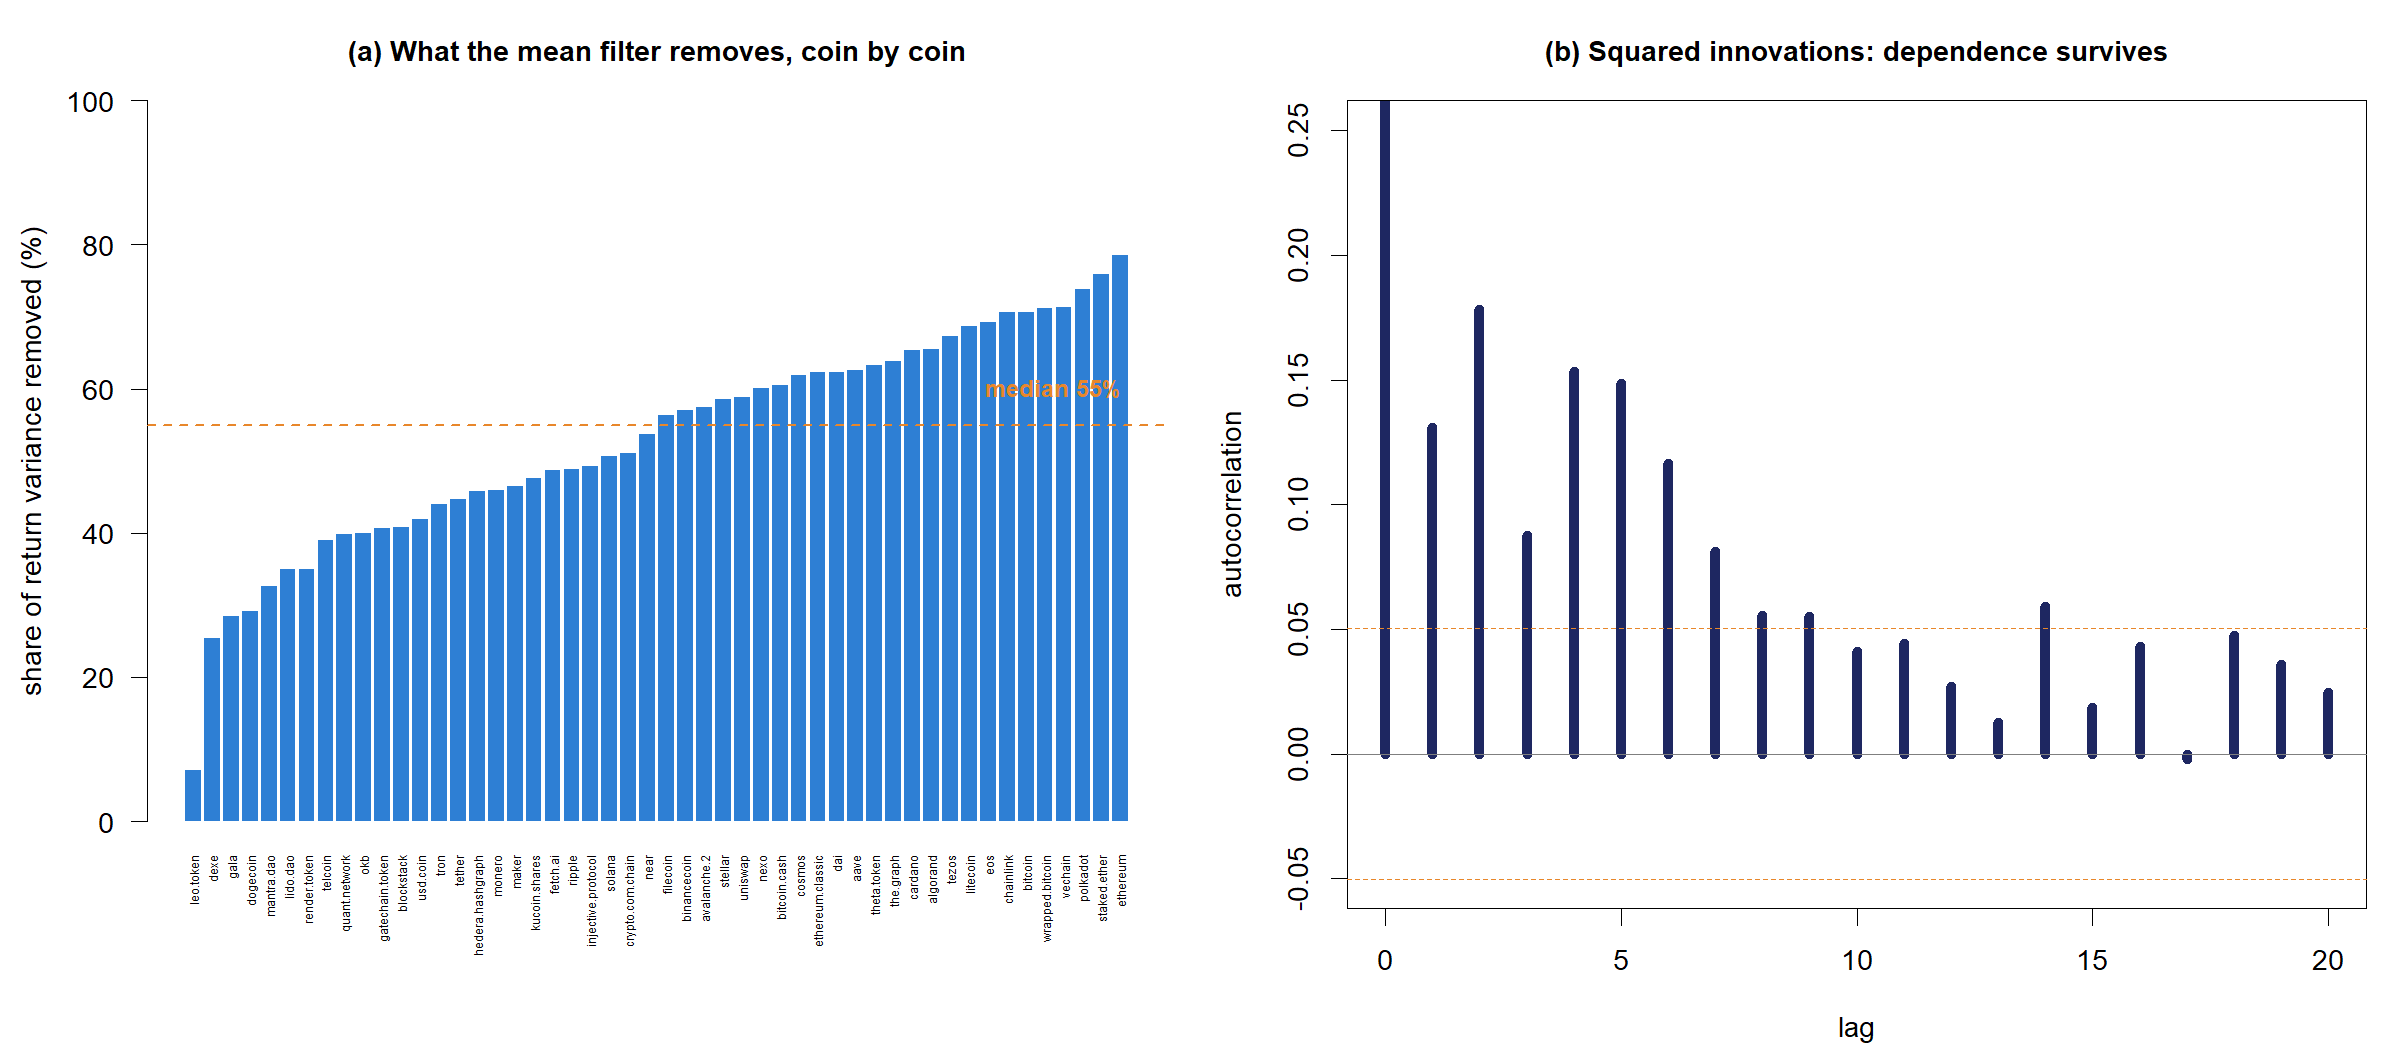

This figure's R source:
# ------------------------------------------------------------------------------
# NARCH_meanfilter
#
# Stage 1 of the two-stage pipeline: the spatiotemporal ARMA mean filter.
#
# Why this stage exists at all is the point worth understanding, because it is the
# methodological contribution of the paper and it is easy to skip when reading.
#
# The neighbourhood matrix W is built from the correlation of returns, in
# NARCH_weights. Suppose we now fitted a spatial volatility model directly to raw
# returns. The spatial parameter would pick up the fact that the coins move
# together, which is precisely what we inserted into W by hand. The estimate would
# be large and would mean nothing. The argument is circular.
#
# Stage 1 breaks the circle. For each coin separately, it removes everything in the
# return that was predictable: the coin's own ARMA dynamics, and the contemporaneous
# and lagged neighbour averages. What survives is the innovation, the part of the
# return explained neither by the coin's own past nor by what its neighbours did
# today or yesterday.
#
#   phi(L) r_it = c_i + theta(L) eps_it + lambda_1i (W r_t)_i + lambda_2i (W r_t-1)_i
#
# Only then does stage 2 ask whether the magnitude of those innovations travels
# between neighbours. Return co-movement has already been taken out, so a spatial
# parameter estimated downstream can no longer be measuring it.
#
# The contemporaneous neighbour term deserves a note. Including a same-period
# regressor in a mean equation is normally hard to defend, because an exchange
# closes and transmission shows up the next day. Cryptocurrency markets trade
# continuously, with no closing auction, no weekend and no time zone, so same-day
# transmission in the mean is a real possibility rather than an artefact.
# ------------------------------------------------------------------------------

returns_prices  <- as.matrix(read.csv("returns_prices.csv",  check.names = FALSE))
returns_volumes <- as.matrix(read.csv("returns_volumes.csv", check.names = FALSE))
coins <- colnames(returns_prices)
cat(sprintf("panel: %d days x %d coins\n", nrow(returns_prices), length(coins)))

# ---- neighbourhood matrices (see NARCH_weights for the full treatment) ---------
row_standardise <- function(W) {
  W[!is.finite(W)] <- 0
  diag(W) <- 0
  rs <- rowSums(W)
  rs[rs == 0] <- 1          # an isolated coin keeps an all-zero row
  W / rs
}

W_threshold <- function(R, tau = 0.15) {
  C <- cor(R); C[!is.finite(C)] <- 0; diag(C) <- 0
  row_standardise((abs(C) > tau) * abs(C))
}

W_knn <- function(R, k = 5) {
  C <- cor(R); C[!is.finite(C)] <- 0; diag(C) <- 0
  n <- ncol(R); W <- matrix(0, n, n)
  for (i in seq_len(n)) {
    ord <- order(abs(C[i, ]), decreasing = TRUE)
    ord <- ord[ord != i]
    W[i, head(ord, k)] <- abs(C[i, head(ord, k)])
  }
  row_standardise(W)
}

# ---- the filter ----------------------------------------------------------------
# Estimated coin by coin by maximum likelihood. The two external regressors are the
# row-standardised neighbour average of returns, contemporaneously and at one lag.
lag1 <- function(x) c(NA, head(x, -1))

mean_filter <- function(R, W, order) {
  WR <- R %*% t(W)
  E  <- matrix(NA_real_, nrow(R), ncol(R), dimnames = dimnames(R))
  isolated <- character(0)
  failed   <- character(0)
  for (i in seq_len(ncol(R))) {
    y  <- R[, i]
    xr <- cbind(neighbour_t = WR[, i], neighbour_t1 = lag1(WR[, i]))
    informative <- apply(xr, 2, function(z) sd(z, na.rm = TRUE) > 0)
    if (!any(informative)) {
      xr <- NULL
      isolated <- c(isolated, colnames(R)[i])
    } else {
      xr <- xr[, informative, drop = FALSE]
    }
    ok  <- if (is.null(xr)) !is.na(y) else complete.cases(y, xr)
    fit <- tryCatch(arima(y[ok], order = order, include.mean = TRUE, method = "ML",
                          xreg = if (is.null(xr)) NULL else xr[ok, , drop = FALSE]),
                    error = function(e) NULL)
    if (is.null(fit)) failed <- c(failed, colnames(R)[i])
    else E[which(ok), i] <- as.numeric(residuals(fit))
  }
  attr(E, "isolated") <- isolated
  attr(E, "failed")   <- failed
  E
}

# The selected orders come from a grid over AR 1 to 7 and MA 0 to 4, searched
# jointly with the three weight matrices and scored by the stage 2 objective
# subject to the residual diagnostics. See NARCH_estimation for that search.
jobs <- list(
  prices  = list(R = returns_prices,  W = W_threshold(returns_prices),  order = c(1, 0, 0)),
  volumes = list(R = returns_volumes, W = W_knn(returns_volumes),       order = c(2, 0, 0))
)

for (series in names(jobs)) {
  j <- jobs[[series]]
  cat(sprintf("\n%s: ARMA(%d,%d) with contemporaneous and lagged neighbour returns\n",
              series, j$order[1], j$order[3]))
  E <- mean_filter(j$R, j$W, j$order)
  if (length(attr(E, "failed")))
    cat(sprintf("  filter did not converge for: %s\n", paste(attr(E, "failed"), collapse = ", ")))

  keep <- apply(E, 1, function(z) all(is.finite(z)))
  cat(sprintf("  innovations: %d usable days of %d, one lost to the lagged regressor\n",
              sum(keep), nrow(E)))
  cat(sprintf("  mean innovation %.2e, sd %.4f\n", mean(E[keep, ]), sd(E[keep, ])))

  # How much of the return the filter actually removed, coin by coin.
  share <- 1 - apply(E[keep, ], 2, var) / apply(j$R[keep, ], 2, var)
  cat(sprintf("  variance removed by the filter: median %.1f%%, range %.1f%% to %.1f%%\n",
              100 * median(share), 100 * min(share), 100 * max(share)))

  write.csv(E[keep, ], sprintf("innovations_%s.csv", series), row.names = FALSE)
}

# ---- figure ---------------------------------------------------------------------
# What the filter achieves here, and what it does not.
#
# It is tempting to show the autocorrelation of returns before and after filtering,
# but on this data that figure would mislead. Cryptocurrency returns are already
# close to serially uncorrelated, so there is very little mean dependence to strip
# out and the two autocorrelation functions look much alike. What the filter
# actually removes is the contemporaneous and lagged neighbour component of the
# level, and that shows up in variance rather than in autocorrelation.
#
# Left: the share of each coin's return variance removed by the filter, sorted.
# Right: the autocorrelation of the squared innovations, left almost untouched.
# That is the whole point. Dependence in the mean has gone, dependence in the
# magnitude has not, and the surviving dependence is what stage 2 models.
E_p <- as.matrix(read.csv("innovations_prices.csv", check.names = FALSE))
R_p <- returns_prices[(nrow(returns_prices) - nrow(E_p) + 1):nrow(returns_prices), ]
share_p <- sort(1 - apply(E_p, 2, var) / apply(R_p, 2, var))

png("NARCH_meanfilter.png", width = 2400, height = 1050, res = 170)
par(mfrow = c(1, 2), mar = c(6.8, 4.4, 3.0, 1.0), cex.main = 1.0)

bp <- barplot(100 * share_p, col = "#2E7FD4", border = NA, las = 2,
              cex.names = 0.42, names.arg = names(share_p),
              ylab = "share of return variance removed (%)", ylim = c(0, 100),
              main = "(a) What the mean filter removes, coin by coin")
abline(h = 100 * median(share_p), lty = 2, lwd = 1.6, col = "#E8872B")
text(bp[length(bp)], 100 * median(share_p) + 4,
     sprintf("median %.0f%%", 100 * median(share_p)), adj = c(1, 0),
     col = "#E8872B", cex = 0.85, font = 2)

par(mar = c(4.2, 4.4, 3.0, 1.0))
acf_sq <- acf(E_p[, "bitcoin"]^2, lag.max = 20, plot = FALSE)
plot(acf_sq$lag, acf_sq$acf, type = "h", lwd = 6, col = "#1E2761",
     xlab = "lag", ylab = "autocorrelation",
     ylim = c(-0.05, max(0.25, acf_sq$acf[-1])),
     main = "(b) Squared innovations: dependence survives")
abline(h = c(-1.96, 1.96) / sqrt(nrow(E_p)), lty = 2, col = "#E8872B")
abline(h = 0, col = "grey50")

dev.off()
cat("\nwrote NARCH_meanfilter.png, innovations_prices.csv, innovations_volumes.csv\n")
